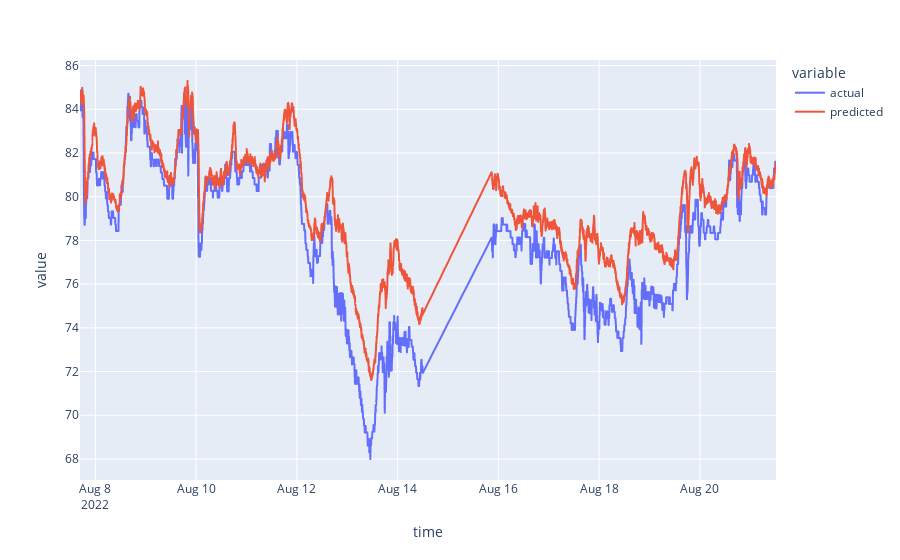

The code cell stored with this chart in its notebook:
### Markdown cell above
<h2 style="color:#27469c">5. Display results</h2>

### Code cell
results_df = pd.DataFrame({'actual': vec_y_test.reshape((vec_y_test.shape[0])), 'predicted': yhat.reshape((yhat.shape[0]))}, index=y_test.index)
results_df = scaler.denormalize_results(results_df)

mabs_error = mean_absolute_error(results_df['actual'], results_df['predicted'])
rmse = np.sqrt(mean_squared_error(results_df['actual'], results_df['predicted']))
print('Mean Absolute Error: %.3f' % mabs_error)
print('RMSE: %.3f' % rmse)

fig = px.line(results_df, x=results_df.index, y=["actual", "predicted"])
fig.show()

### Figure 1 — Plotly figure (JSON) as saved in the notebook; plotly's stock layout.template omitted (floating-point values rounded to 4 significant figures; data arrays with more than 128 entries replaced by an {"elided": "..."} marker saying what was removed)
{"data": [{"hovertemplate": "variable=actual<br>time=%{x}<br>value=%{y}<extra></extra>", "legendgroup": "actual", "line": {"color": "#636efa", "dash": "solid"}, "marker": {"symbol": "circle"}, "mode": "lines", "name": "actual", "showlegend": true, "type": "scattergl", "x": {"elided": "3587 str values"}, "xaxis": "x", "y": {"elided": "3587 float values"}, "yaxis": "y"}, {"hovertemplate": "variable=predicted<br>time=%{x}<br>value=%{y}<extra></extra>", "legendgroup": "predicted", "line": {"color": "#EF553B", "dash": "solid"}, "marker": {"symbol": "circle"}, "mode": "lines", "name": "predicted", "showlegend": true, "type": "scattergl", "x": {"elided": "3587 str values"}, "xaxis": "x", "y": {"elided": "3587 float values"}, "yaxis": "y"}], "layout": {"legend": {"title": {"text": "variable"}, "tracegroupgap": 0}, "margin": {"t": 60}, "xaxis": {"anchor": "y", "domain": [0, 1], "title": {"text": "time"}}, "yaxis": {"anchor": "x", "domain": [0, 1], "title": {"text": "value"}}}}
